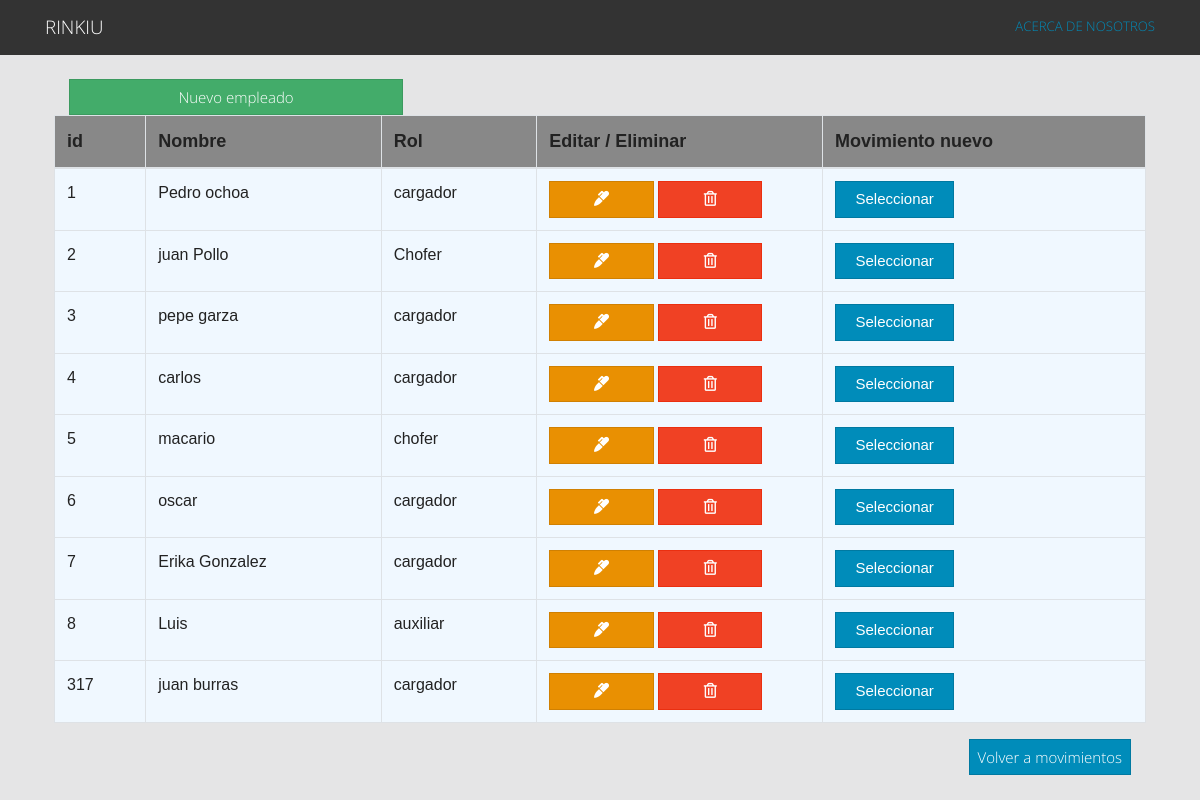
Screenshot of /view/mostrarEmpleados.php with the database file from the repository.
### tables this page shows
CREATE TABLE `empleados` (
  `no_empleado` int(11) NOT NULL,
  `nombre_empleado` varchar(100) NOT NULL,
  `rol_empleado` varchar(20) NOT NULL
);

### view/mostrarEmpleados.php (the view)
<?php include('header.php'); ?>
<main class="container p-4">
  <div class="row">
    <div class="col-md-12">
    <div class="col-md-4">
      <a id="btn-insertarEmpleado" href="nuevoEmpleado.php" class="btn btn-success btn-block" value="Volver a la pagina principal">Nuevo empleado</a>
      </div>
      <table class="table table-bordered">
        <thead>
          <tr>
            <th>id</th>
            <th>Nombre</th>
            <th>Rol</th>
            <th>Editar / Eliminar</th>
            <th>Movimiento nuevo</th>
          </tr>
        </thead>
        <tbody id="myTable">
        <?php
        $query = "SELECT * FROM empleados";
          $result_tasks = mysqli_query($conn, $query);
          while($row = mysqli_fetch_assoc($result_tasks)) { ?>
          <tr>
            <td><?php echo $row['no_empleado']; ?></td>
            <td><?php echo $row['nombre_empleado']; ?></td>
            <td><?php echo $row['rol_empleado']; ?></td>
            <td>
              <a href="modificarEmpleado.php?no_empleado=<?php echo $row['no_empleado']?>" class="btn btn-warning" style="width:40%">
              <i class="fas fa-marker"></i>
            </a>
              <a href="../controller/deleteEmpleado.php?no_empleado=<?php echo $row['no_empleado']?> " class="btn btn-danger" style="width:40%">
              <i class="far fa-trash-alt"></i>
              </a>
            </td>
            <td><a href="nuevoMovimiento.php?no_empleado=<?php echo $row['no_empleado']?> "class="btn btn-primary" style="width:40%">Seleccionar</a></td>
          </tr>
          <?php } ?>
        </tbody>
      </table>
      <div class="container d-flex">
      <a id="btn-inicio" href="index.php" class="btn btn-primary ml-auto" value="Volver a la pagina principal">Volver a movimientos</a>
    </div>
  </div>
</main>
<?php include('footer.php'); ?>

### view/styles.css (style rules this page uses)
body { background-color: rgb(229, 229, 230); }
th { background-color: rgb(136, 136, 136); font-size: large; font-family:'Franklin Gothic Medium', 'Arial Narrow', Arial, sans-serif }
td { font-family: Arial, Helvetica, sans-serif; font-size: medium; }
table { background-color: aliceblue; }

### rows the page displays
empleados: no_empleado "1", nombre_empleado "Pedro ochoa", rol_empleado "cargador"
empleados: no_empleado "2", nombre_empleado "juan Pollo", rol_empleado "Chofer"
empleados: no_empleado "3", nombre_empleado "pepe garza", rol_empleado "cargador"
empleados: no_empleado "4", nombre_empleado "carlos", rol_empleado "cargador"
empleados: no_empleado "5", nombre_empleado "macario", rol_empleado "chofer"
empleados: no_empleado "6", nombre_empleado "oscar", rol_empleado "cargador"
empleados: no_empleado "7", nombre_empleado "Erika Gonzalez", rol_empleado "cargador"
empleados: no_empleado "8", nombre_empleado "Luis", rol_empleado "auxiliar"
empleados: no_empleado "317", nombre_empleado "juan burras", rol_empleado "cargador"
